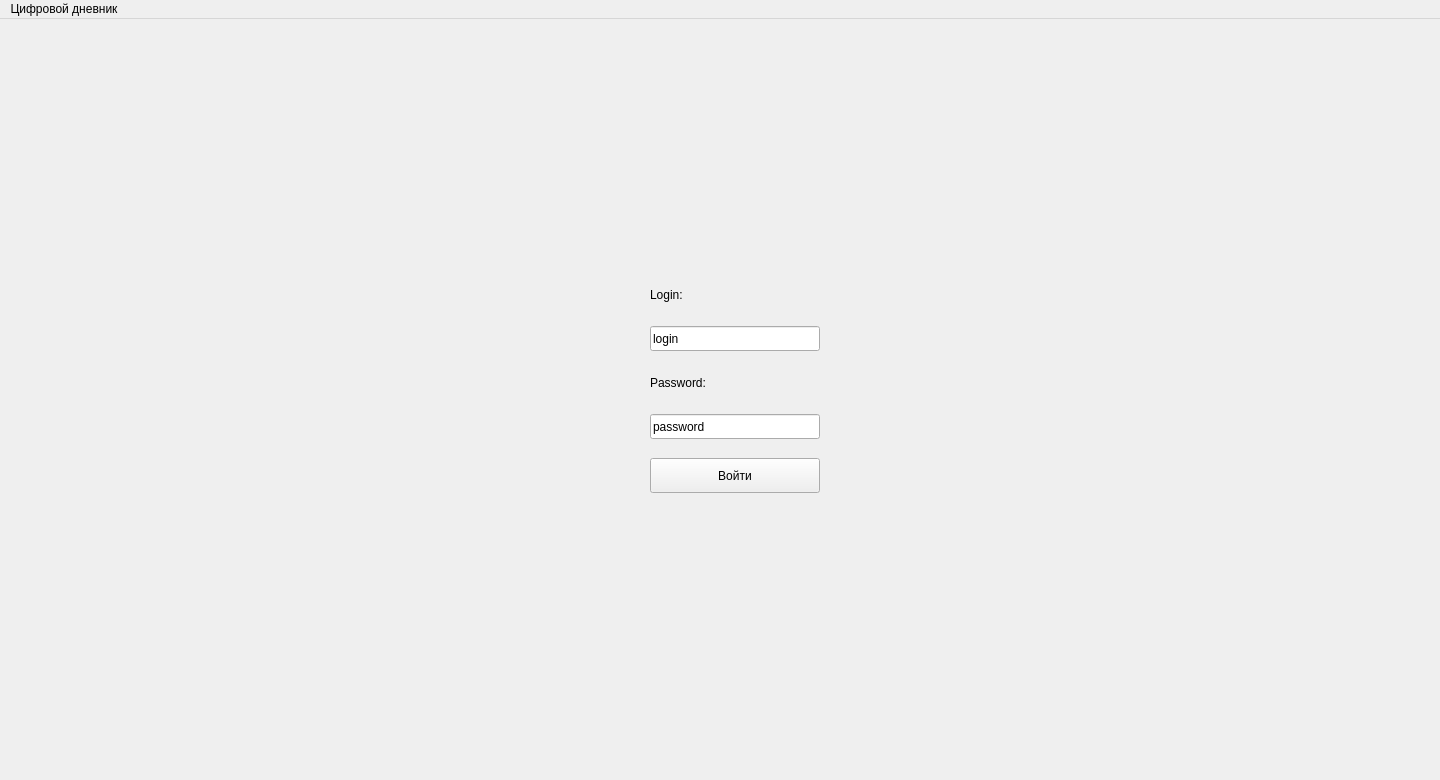
<?xml version="1.0" encoding="UTF-8"?>
<ui version="4.0">
 <class>StartWindow</class>
 <widget class="QMainWindow" name="StartWindow">
  <property name="geometry">
   <rect>
    <x>0</x>
    <y>0</y>
    <width>1440</width>
    <height>780</height>
   </rect>
  </property>
  <property name="minimumSize">
   <size>
    <width>1440</width>
    <height>780</height>
   </size>
  </property>
  <property name="maximumSize">
   <size>
    <width>1440</width>
    <height>780</height>
   </size>
  </property>
  <property name="windowTitle">
   <string>MainWindow</string>
  </property>
  <widget class="QWidget" name="centralwidget">
   <widget class="QWidget" name="gridLayoutWidget">
    <property name="geometry">
     <rect>
      <x>590</x>
      <y>250</y>
      <width>291</width>
      <height>241</height>
     </rect>
    </property>
    <layout class="QGridLayout" name="loginLayout">
     <item row="4" column="0">
      <widget class="QPushButton" name="loginButton">
       <property name="maximumSize">
        <size>
         <width>175</width>
         <height>35</height>
        </size>
       </property>
       <property name="text">
        <string>Войти</string>
       </property>
      </widget>
     </item>
     <item row="3" column="0">
      <widget class="QLineEdit" name="passwordLine">
       <property name="maximumSize">
        <size>
         <width>170</width>
         <height>25</height>
        </size>
       </property>
       <property name="text">
        <string>password</string>
       </property>
      </widget>
     </item>
     <item row="1" column="0">
      <widget class="QLineEdit" name="loginLine">
       <property name="maximumSize">
        <size>
         <width>170</width>
         <height>25</height>
        </size>
       </property>
       <property name="text">
        <string>login</string>
       </property>
      </widget>
     </item>
     <item row="0" column="0">
      <widget class="QLabel" name="loginText">
       <property name="minimumSize">
        <size>
         <width>170</width>
         <height>25</height>
        </size>
       </property>
       <property name="maximumSize">
        <size>
         <width>170</width>
         <height>25</height>
        </size>
       </property>
       <property name="text">
        <string>Login:</string>
       </property>
      </widget>
     </item>
     <item row="2" column="0">
      <widget class="QLabel" name="passwordText">
       <property name="minimumSize">
        <size>
         <width>170</width>
         <height>25</height>
        </size>
       </property>
       <property name="maximumSize">
        <size>
         <width>170</width>
         <height>25</height>
        </size>
       </property>
       <property name="text">
        <string>Password:</string>
       </property>
      </widget>
     </item>
    </layout>
   </widget>
  </widget>
  <widget class="QMenuBar" name="menuBar">
   <property name="geometry">
    <rect>
     <x>0</x>
     <y>0</y>
     <width>1440</width>
     <height>24</height>
    </rect>
   </property>
   <widget class="QMenu" name="menu">
    <property name="title">
     <string>Цифровой дневник</string>
    </property>
    <addaction name="action_about"/>
   </widget>
   <addaction name="menu"/>
  </widget>
  <action name="actionkvf">
   <property name="text">
    <string>kvf</string>
   </property>
  </action>
  <action name="action_about">
   <property name="text">
    <string>О программе</string>
   </property>
  </action>
  <action name="action_quit">
   <property name="text">
    <string>Закрыть</string>
   </property>
  </action>
 </widget>
 <resources/>
 <connections/>
</ui>
